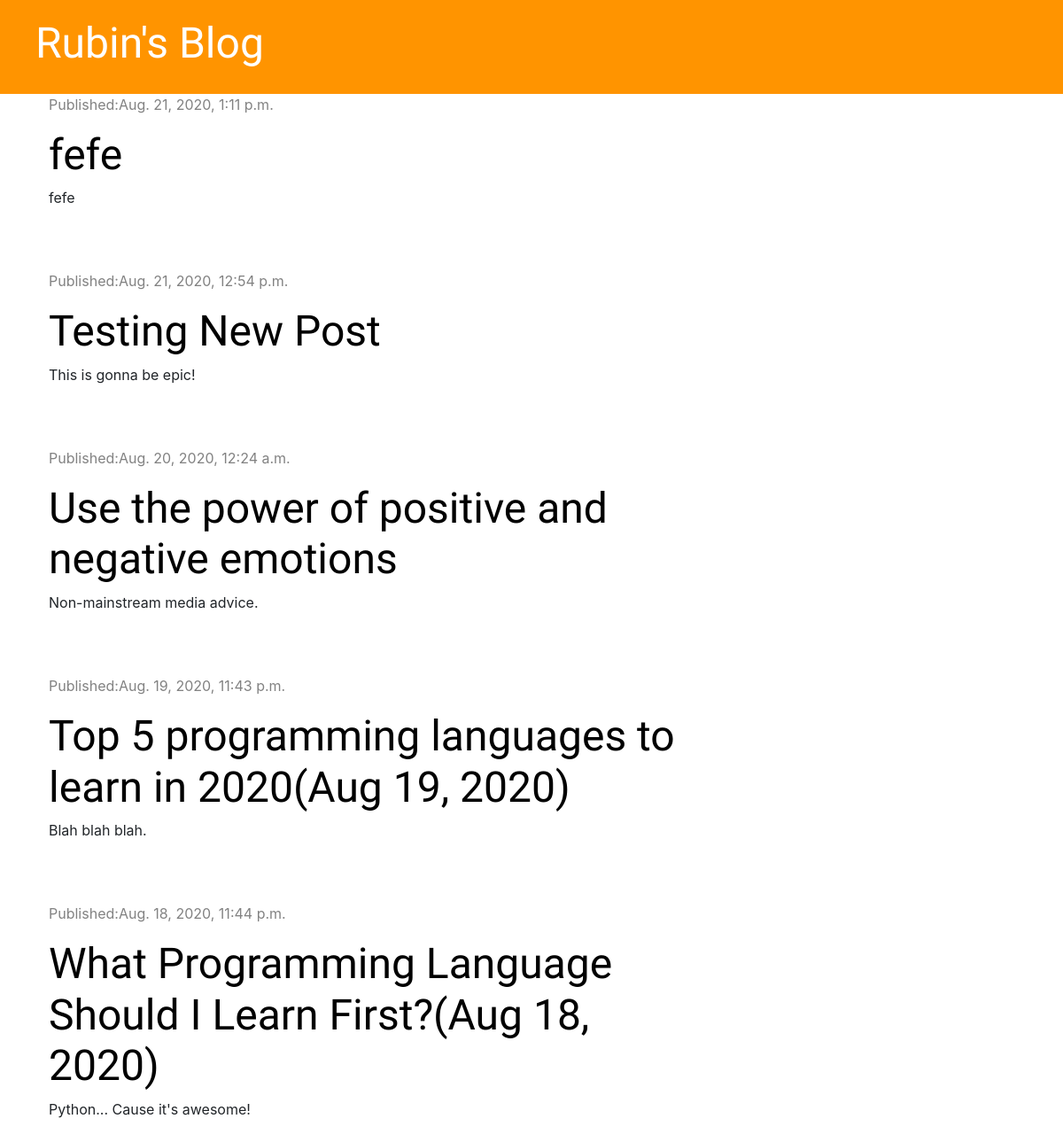
Before: / with the older database file.
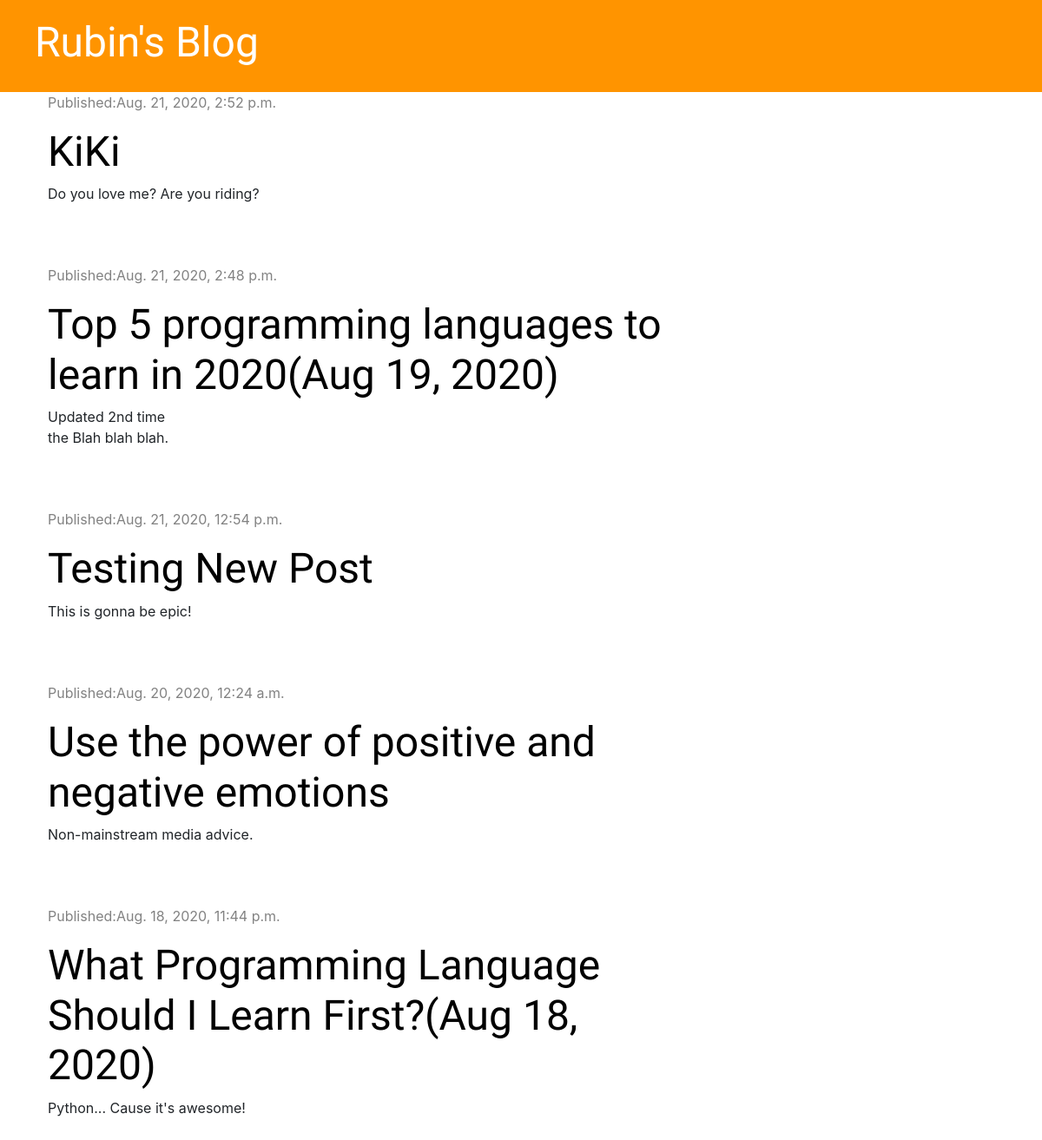
After: the same page with the newer database file.
### blog/models.py (models this page shows, shortened)
class Post(models.Model):
    author = models.ForeignKey('auth.User', on_delete=models.CASCADE)
    title = models.CharField(max_length=200)
    text = models.TextField()
    created_date = models.DateTimeField(default=timezone.now)
    published_date = models.DateTimeField(blank=True, null=True)

### blog/views.py (the view)
# urls.py: path('', views.post_list, name='post_list'),
def post_list(request):
    posts = Post.objects.filter(published_date__lte=timezone.now()).order_by('-published_date')
    stuff_for_frontend = {'posts': posts}
    return render(request, 'blog/post_list.html', stuff_for_frontend)

### blog/templates/blog/post_list.html
{% extends 'blog/base.html' %}
{% block content %}
    {% for post in posts %}
        <div class="post">
            <div class="date">
                <p>Published:{{ post.published_date }}</p>
            </div>
            <h1><a href="{% url 'post_detail' pk=post.pk %}">{{ post.title }}</a></h1>
            <p>{{ post.text|linebreaksbr }}</p>
        </div>
    {% endfor %}
{% endblock %}

### blog/templates/blog/base.html (shortened to what this page needs)
{% load static %}
<!DOCTYPE html>
<html lang="en">
<head>
    <link rel="stylesheet" href="https://stackpath.bootstrapcdn.com/bootstrap/4.5.2/css/bootstrap.min.css">
    <link rel="stylesheet" href="https://cdnjs.cloudflare.com/ajax/libs/font-awesome/5.14.0/css/all.min.css" />
    <link rel="stylesheet" href="{% static 'css/blog.css' %}">
</head>
<body>
<div class="page-header">
    <h1><a href="{% url 'post_list' %}">Rubin's Blog</a></h1>
</div>
<div class="content container">
    <div class="row">
        <div class="col-md-8">
            {% block content %}
            {% endblock %}
        </div>
    </div>
</div>
</body>
</html>

### blog/static/css/blog.css (style rules this page uses)
.page-header { background-color: #ff9400; margin-top: 0; padding: 20px 20px 20px 40px; }
.page-header h1, .page-header h1 a { color: #ffffff; font-size: 36pt; text-decoration: none; }
.content { margin-left: 40px; }
h1, h2, h3, h4 { font-family: 'Tangerine','Inconsolata', 'Droid Sans', serif; font-size: 48px; }
.date { color: #828282; }
.post { margin-bottom: 70px; }
.post h1 a { color: black; }

Changed rows visible on the page:
changed Post: published_date "Aug. 21, 2020, 1:11 p.m." → "Aug. 21, 2020, 2:52 p.m."; title "fefe" → "KiKi"; text "fefe" → "Do you love me? Are you riding?"
changed Post: published_date "Aug. 19, 2020, 11:43 p.m." → "Aug. 21, 2020, 2:48 p.m."; text "Blah blah blah." → "Updated 2nd time the Blah blah blah."; moves up the list
